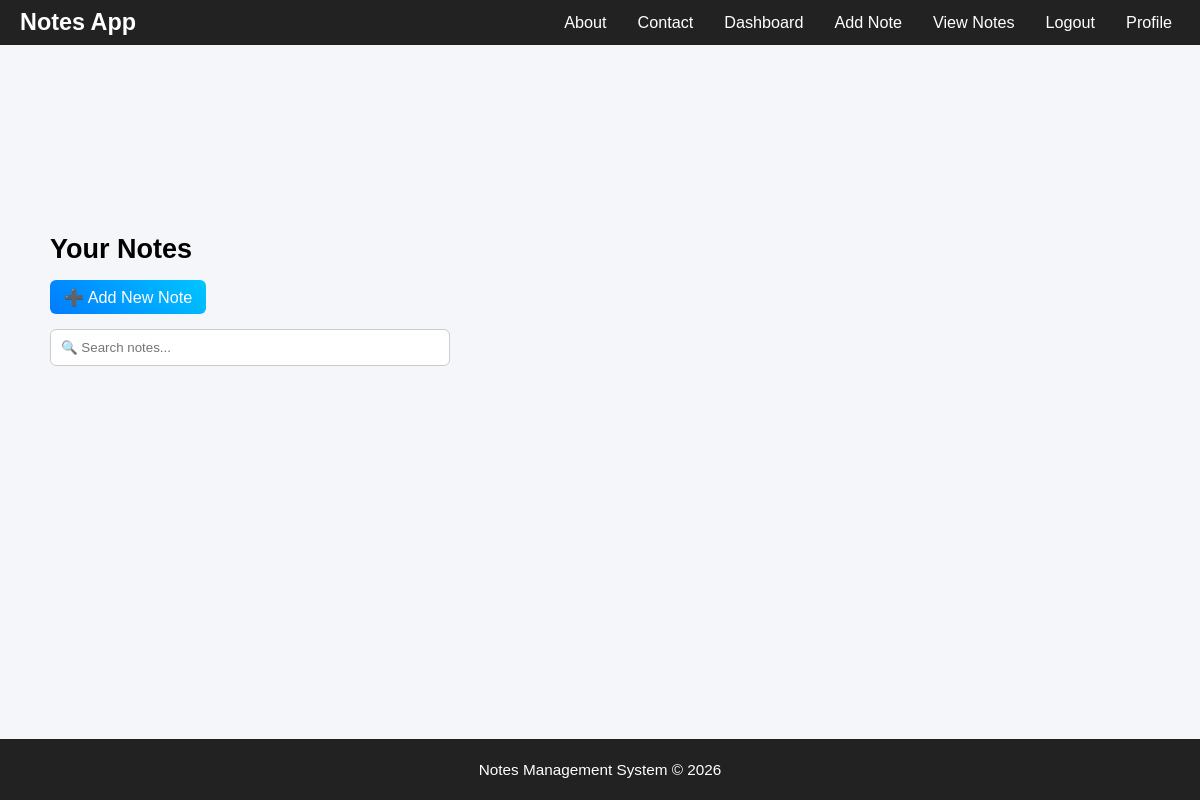
The page /viewnotes (signed in) on the database as committed earlier.
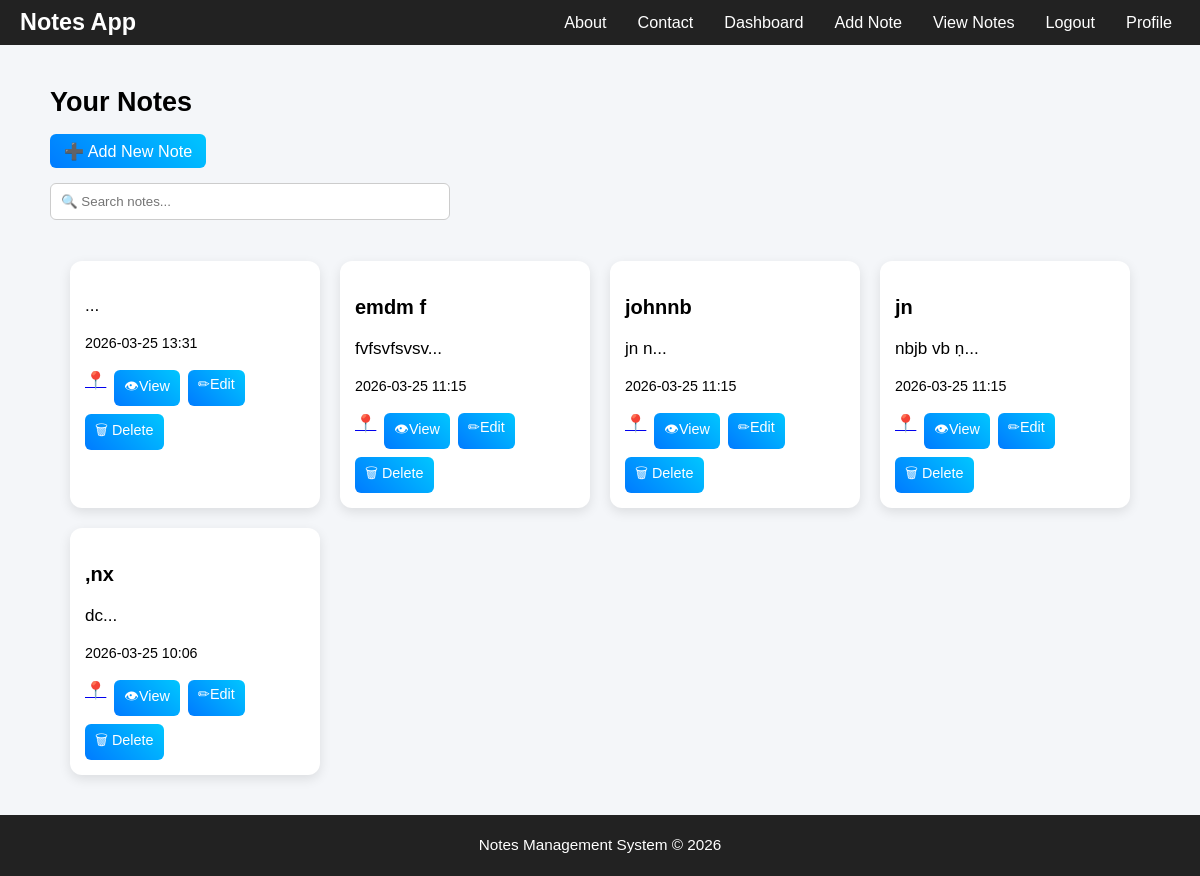
The same page on the database as committed later.
### tables this page shows
CREATE TABLE notes (
        id INTEGER PRIMARY KEY AUTOINCREMENT,
        user_id INTEGER,
        title TEXT,
        content TEXT,
        pinned INTEGER DEFAULT 0,
        created_at TIMESTAMP DEFAULT CURRENT_TIMESTAMP
    );

### app.py (the view)
@app.route('/viewnotes')
def viewnotes():
    if 'user' not in session:
        return redirect('/')
    conn = get_db()
    cursor = conn.cursor()
    cursor.execute("""
    SELECT id, user_id, title, content,
    datetime(created_at) as created_at
    FROM notes
    WHERE user_id=?
    ORDER BY pinned DESC, created_at DESC
    """, (session['user'],))
    notes = cursor.fetchall()
    conn.close()
    return render_template("viewnotes.html", notes=notes)

### app.py (called while the page is built)
def get_db():
    import os
    base_dir = os.path.dirname(os.path.abspath(__file__))
    db_path = os.path.join(base_dir, "database.db")
    print("DB PATH:", db_path)
    conn = sqlite3.connect(db_path)
    conn.row_factory = sqlite3.Row
    return conn

### templates/viewnotes.html (shortened to what this page needs)
{% extends 'base.html' %}
{% block content %}
<h2>Your Notes</h2>
<a class="btn" href="/addnote">➕ Add New Note</a>
<br><br>
<input type="text" id="searchInput" placeholder="🔍 Search notes..." class="search-box">
<br><br>
<div class="notes-grid">
{% for note in notes %}
<div class="note-card" data-title="{{note[2]}}" data-content="{{note[3]}}">
<h3>{{note[2]}}</h3>
<p>{{note[3]}}...</p>
<p><small>{{note[4][:16]}}</small></p>
<div class="note-actions">
    <a class="pin-btn" href="/pin/{{note[0]}}">
    {% if note[5] == 1 %}
    📌
    {% else %}
    📍
    {% endif %}
    </a>
    <a class="btn btn-view" href="/note/{{note[0]}}">👁View</a>
    <a class="btn btn-edit" href="/update/{{note[0]}}">✏Edit</a>
    <a class="btn btn-delete" href="/delete/{{note[0]}}">🗑 Delete</a>
</div>
</div>
{% endfor %}
</div>
{% endblock %}

### templates/base.html (shortened to what this page needs)
<!DOCTYPE html>
<html>
<head>
<link rel="stylesheet" href="https://cdnjs.cloudflare.com/ajax/libs/font-awesome/6.5.0/css/all.min.css">
</head>
<body>
<div class="navbar">
    <div class="logo">Notes App</div>
    <div class="nav-right">
        <div class="nav-links" id="navLinks">
        {% if 'user' in session %}
            <a href="/about" onclick="toggleMenu()">About</a>
            <a href="/contact" onclick="toggleMenu()">Contact</a>
            <a href="/dashboard" onclick="toggleMenu()">Dashboard</a>
            <a href="/addnote" onclick="toggleMenu()">Add Note</a>
            <a href="/viewnotes" onclick="toggleMenu()">View Notes</a>
            <a href="/logout" onclick="toggleMenu()">Logout</a>
            <a href="/profile" onclick="toggleMenu()">Profile</a>
        {% else %}
            <a href="/" onclick="toggleMenu()">Login</a>
            <a href="/register" onclick="toggleMenu()">Register</a>
            <a href="/about" onclick="toggleMenu()">About</a>
            <a href="/contact" onclick="toggleMenu()">Contact</a>
        {% endif %}
        </div>
    </div>
</div>
<div class="container">
{% block content %}
{% endblock %}
</div>
<div class="footer">
<p>Notes Management System © 2026</p>
</div>
</body>
</html>

### templates/base.html (style rules this page uses)
html { font-size: 16px; }
body { font-family: Arial; margin:0; padding:0; background:#f4f6f9; display:flex; flex-direction:column; min-height:100vh; font-size: 1rem; }
* { box-sizing: border-box; }
.navbar { background:#222; padding:10px 15px; display:flex; justify-content:space-between; align-items:center; width: 100%; box-sizing: border-box; }
.navbar a { color:white; text-decoration:none; margin:5px 8px; font-size:0.85rem; }
.logo { color:white; font-size:1.3rem; font-weight:bold; }
.container { width:95%; max-width:1400px; margin:auto; padding:20px; }
.btn { background:linear-gradient(45deg,#007bff,#00c6ff); color:white; border:none; border-radius:6px; cursor:pointer; text-decoration:none; font-size:1.1rem; padding:12px 20px; }
.notes-grid { display:grid; grid-template-columns:repeat(auto-fit,minmax(250px,1fr)); gap:20px; font-size: 1.05rem; padding: 20px; }
.note-card { background:white; padding:18px; border-radius:12px; box-shadow:0px 4px 12px rgba(0,0,0,0.1); max-height:250px; overflow-y:auto; }
.note-actions { display:flex; flex-wrap:wrap; gap:8px; }
.note-actions .btn { font-size:0.8rem; padding:6px 10px; }
.search-box { width:100%; max-width:400px; padding:10px; border-radius:6px; border:1px solid #ccc; }
.footer { background:#222; color:white; text-align:center; padding:6px; font-size: 0.85rem; margin-top:auto; }
@media (min-width:1025px) { html { font-size:18px; } }
@media (min-width:1025px) { .container { max-width:1300px; } }
@media (min-width:1025px) { .logo { font-size:1.3rem; } }
@media (min-width:1025px) { .navbar { padding:8px 20px; } }
@media (min-width:1025px) { .note-card { padding:15px; font-size:0.95rem; } }
@media (min-width:1025px) { .navbar a { font-size:0.9rem; } }
@media (min-width:1025px) { .btn { padding:8px 14px; font-size:0.9rem; } }
.nav-right { display:flex; align-items:center; gap:20px; }
.nav-links { display:flex; gap:15px; }

Rows that differ between the two databases and show on the page:
added notes: created_at "2026-03-25 13:31"
added notes: title "emdm f", content "fvfsvfsvsv", created_at "2026-03-25 11:15"
added notes: title "johnnb", content "jn n", created_at "2026-03-25 11:15"
added notes: title "jn", content "nbjb vb ṇ", created_at "2026-03-25 11:15"
added notes: title ",nx", content "dc", created_at "2026-03-25 10:06"
